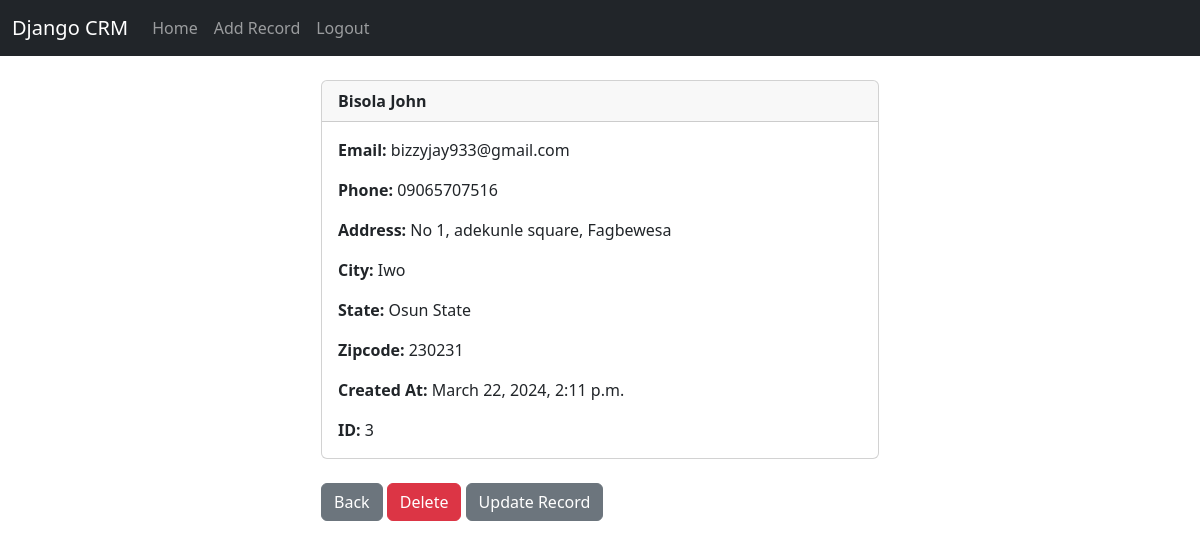
Screenshot of /record/3 (signed in) with the database file from the repository.
### crm_app/models.py (models this page shows, shortened)
class Record(models.Model):
     created_at = models.DateTimeField(auto_now_add=True)
     first_name = models.CharField(max_length=50)
     last_name = models.CharField(max_length=50)
     email = models.CharField(max_length=100)
     phone = models.CharField(max_length=15)
     address = models.CharField(max_length=100)
     city = models.CharField(max_length=50)
     state = models.CharField(max_length=50)
     zipcode = models.CharField(max_length=20)
     state = models.CharField(max_length=50)

### crm_app/views.py (the view)
# urls.py: path('record/<int:pk>', views.customer_record, name='record'),
def customer_record(request,pk):
     if request.user.is_authenticated:
          customer_record = Record.objects.get(id=pk)
          return render(request, 'record.html', {'customer_record':customer_record})
     else:
          messages.success(request, "You must be logged in to view that page")
          return redirect("home")

### crm_app/templates/record.html
{% extends 'base.html' %} {% block content %}
<div class="card col-md-6 offset-md-3">
    <div class="card-header">
        <strong>{{customer_record.first_name}} {{customer_record.last_name}}</strong>
    </div>
    <div class="card-body">
          <p class="card-text">
               <strong>Email: </strong>{{customer_record.email}}
          </p>
          <p class="card-text">
               <strong>Phone: </strong>{{customer_record.phone}}
          </p>
          <p class="card-text"><strong>Address: </strong>{{customer_record.address}}<p/>
          <p class="card-text"><strong>City: </strong>{{customer_record.city}}</p>
          <p class="card-text"><strong>State: </strong>{{customer_record.state}}<p/>
          <p class="card-text"><strong>Zipcode: </strong>{{customer_record.zipcode}}<p/>
          <p class="card-text"><strong>Created At: </strong>{{customer_record.created_at}}</p>
          <p class="card-text"><strong>ID: </strong>{{customer_record.id }}</p>
    </div>
</div>
<br>
<div class="col-6 mx-auto">
     <a href="{% url 'home' %}" class = 'btn btn-secondary'>Back</a>
     <a href="{% url 'delete-record' customer_record.id %}" class = 'btn btn-danger'>Delete</a>
     <a href="{% url 'update-record' customer_record.id %}" class = 'btn btn-secondary'>Update Record</a>
</div>
{% endblock %}

### rows the page displays
Record: first_name "Bisola", last_name "John", email "bizzyjay933@gmail.com", phone "09065707516", address "No 1, adekunle square, Fagbewesa", city "Iwo", state "Osun State", zipcode "230231", created_at "March 22, 2024, 2:11 p.m.", id "3"
